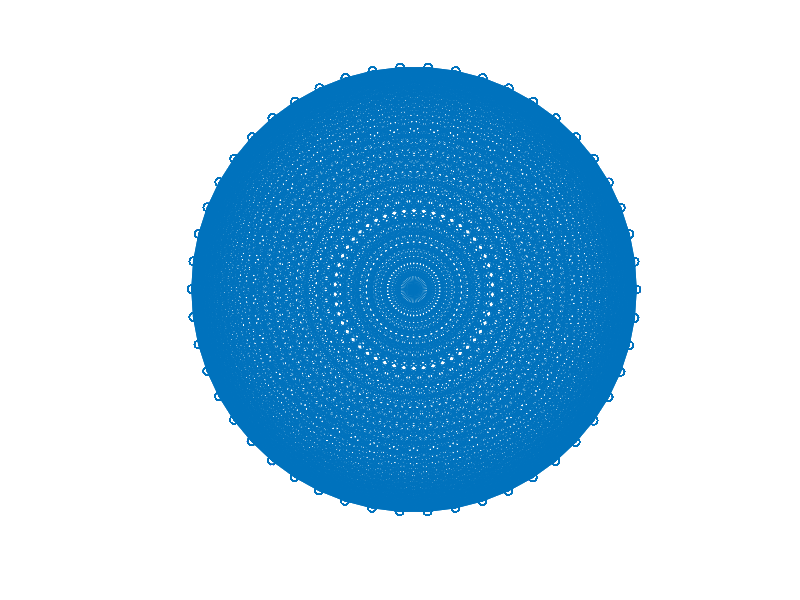

Write the MATLAB code that produced this figure. (Note: this script raises an error after producing the figure.)
%% Sparsifying a graph (example)
clear;clc;

%% Example 
n = 50;                                % number of points
theta = linspace(0,2*pi-2*pi/(n-1),n);
xy = zeros(n,2);
x = cos(theta);
y = sin(theta);
G = zeros(n,n);
for i = 1:length(G)
    for j = 1:length(G)
        if i~=j % Avoiding self-loops
            G(i,j) = 1/sqrt((x(i)-x(j))^2+(y(i)-y(j))^2); % distance as measure
        end
    end
end

%% Original graph plot
xy(1:length(G),1) = x(1:length(G));
xy(1:length(G),2) = y(1:length(G));
figure(1), gplot(G,xy,'o-');
set(gcf, 'Color', [1 1 1]);
axis('equal');
xlim([-1.1 1.1]);
ylim([-1.1 1.1]);
axis off;

%% Sparsfied graph plot
epsilon = 1; % Approximation order (1-harsh approximation)
[G_sparse,Re] = sparsify_spectral(G,epsilon);
figure(2), gplot(G_sparse,xy,'o-');
set(gcf, 'Color', [1 1 1]);
axis('equal');
xlim([-1.1 1.1]);
ylim([-1.1 1.1]);
axis off;

